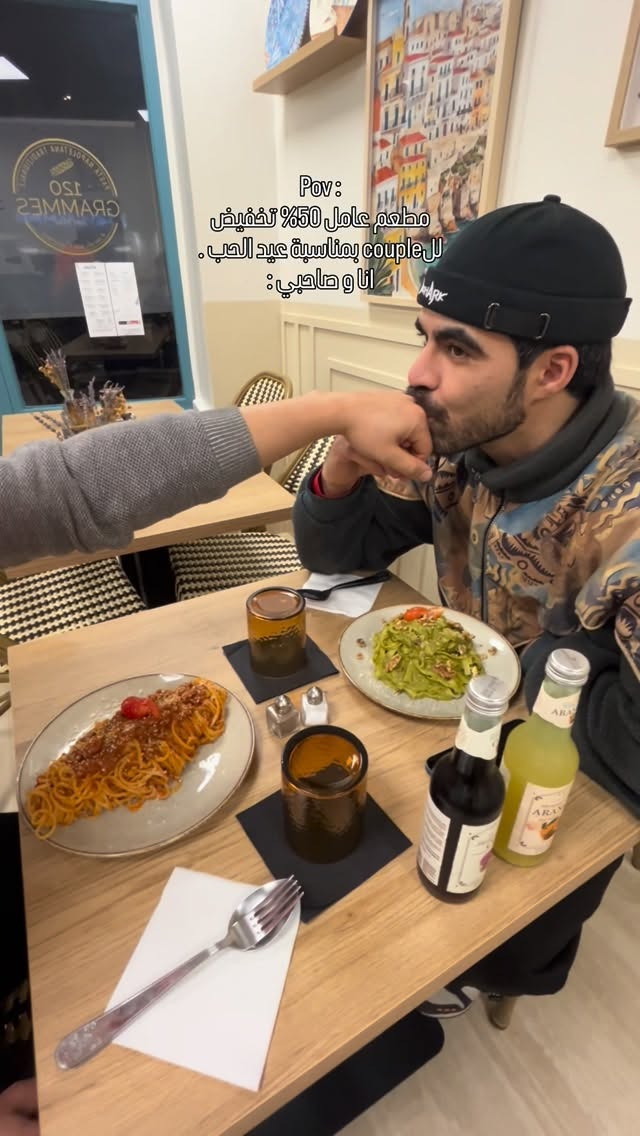
#> input picture 120-grammes/hero.jpg, 640 x 1136 px
$ python hl_couverture.py ../../120-grammes/hero.jpg ../../120-grammes/hero.jpg ../../120-grammes/hero.jpg
#> lines starting #> are read from the running program, lines starting #| are printed output that depends on the picture
#!/usr/bin/env python3
"""Couverture des vidéos présentées par l'avatar (Emery), pour les cartes de l'appli.

Les cartes vidéo de l'accueil et de la TV locale montrent le commerce, pas
l'avatar : avec des photos, la couverture est la première photo du
commerce, recadrée en 9:16 ; sans photo, un visuel aux couleurs de l'appli
(dégradé bleu nuit vers rose) avec l'icône de la catégorie. Aucun texte sur
l'image : la carte affiche déjà le nom, la catégorie et la durée.

Icônes : Lucide (licence ISC), dans .github/montage/icones.

Utilisation seule (couvertures déjà publiées) :
  python3 hl_couverture.py <categorie> <sortie.jpg> [photo.jpg]
"""
import math
import os
import re
import sys
import xml.etree.ElementTree as ET

from PIL import Image, ImageDraw, ImageFilter

ICI = os.path.dirname(os.path.abspath(__file__))
ICONES = os.path.normpath(os.path.join(ICI, "..", "montage", "icones"))
L, H = 720, 1280
NUIT, ROSE = (29, 36, 66), (212, 20, 104)
ICONE_CAT = {"restaurant": "utensils", "boulangerie": "croissant", "cafe": "coffee", "fleuriste": "flower-2",
             "caviste": "wine", "beaute": "sparkles", "mode": "shirt", "boutique": "shopping-bag"}


# ── Tracé des icônes SVG (chemins, cercles, rectangles, lignes) en lignes brisées ──
# [139 lines left out: functions _arc, _bezier, chemin, icone, dessiner_icone, not called in this run]


# ── Couvertures ──
def couverture_photo(photo, sortie):
    """La première photo du commerce, recadrée et réduite au format des cartes (9:16)."""
#> called with photo = '../../120-grammes/hero.jpg', sortie = '../../120-grammes/hero.jpg'
    im = Image.open(photo).convert("RGB")
#> im is the input picture: PIL image 640x1136 RGB; mean R, G, B 146.6, 125.9, 105.1
    r = max(L / im.width, H / im.height)
#> r = 1.13
    im = im.resize((math.ceil(im.width * r), math.ceil(im.height * r)), Image.LANCZOS)
#> im: PIL image 722x1280 RGB
    x, y = (im.width - L) // 2, (im.height - H) // 2
#> x = 1; y = 0
    im.crop((x, y, x + L, y + H)).save(sortie, "JPEG", quality=84, optimize=True, progressive=True)
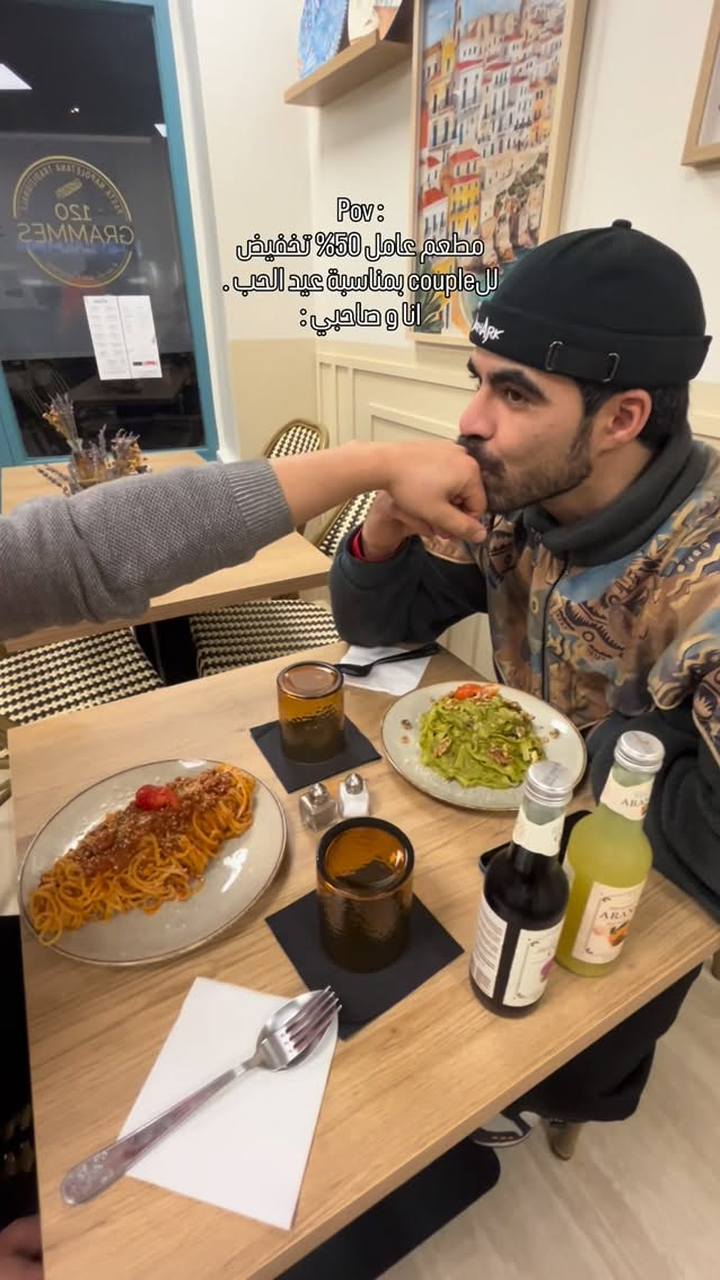
#> saved as hero.jpg: PIL image 720x1280 RGB; mean R, G, B 146.7, 126, 105.1


# [37 lines left out: function couverture_visuel, not called in this run]


def couverture(categorie, sortie, photo=None):
    if photo:
        couverture_photo(photo, sortie)
    else:
        couverture_visuel(categorie, sortie)
    return sortie


if __name__ == "__main__":
    if len(sys.argv) < 3:
        sys.exit(__doc__)
    couverture(sys.argv[1], sys.argv[2], sys.argv[3] if len(sys.argv) > 3 else None)
    print(sys.argv[2])
